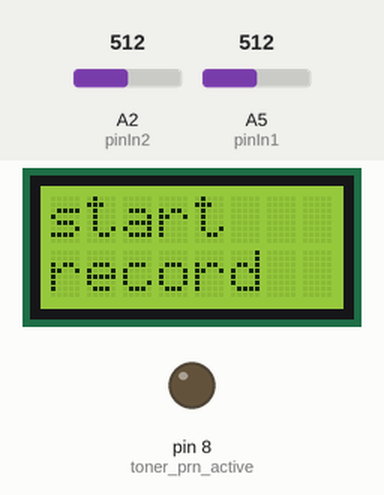
Simulated run of this sketch. Board: Arduino Uno, built with avr-gcc and run on an emulated ATmega328P. Parts: 8×2 character LCD, output pins drawn as LEDs (lit = HIGH). Inputs (shaded band) come from the test bench; at power-on: A5 (pinIn1) = 512, A2 (pinIn2) = 512. What the sketch prints to the serial monitor is not drawn.

Above: at 2.1 s.
At 10.6 s:
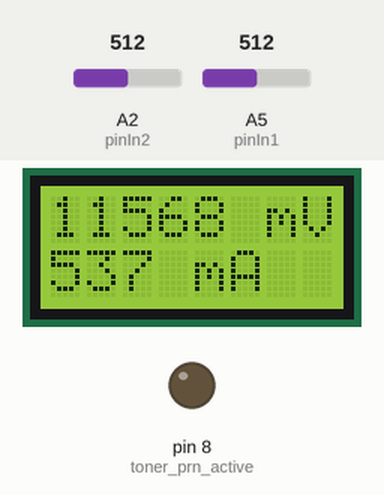
10.7 s: A5 (pinIn1) set to 329
At 13.2 s:
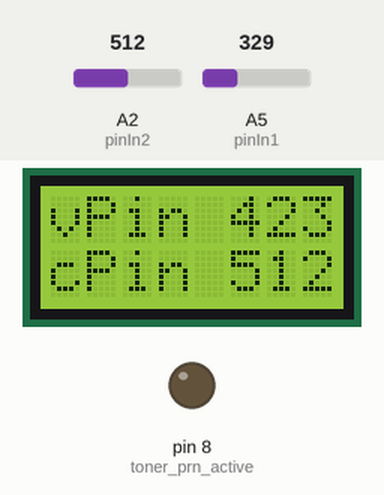
13.6 s: A5 (pinIn1) set to 303
At 15.2 s:
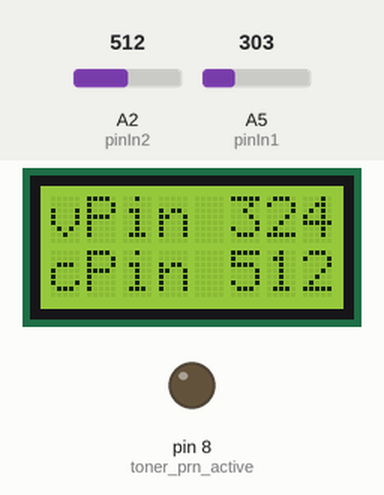
Timing chart, 0 to 34.7 s (numbered marks = the images above; inputs shaded):
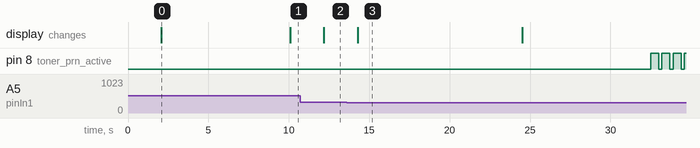

Measured:
- after the input at 10.7 s, the display: changes after 1.5 s (image 2)
- what the display in image 0 shows lasts 8.0 s, from 2.1 s to 10.1 s

The sketch:

voltageSamplerB7.ino
```cpp
/*
  VoltageSamplerB7, modif of VoltageSamplerB6 for serial output to Proc sketch
   of Lion batt dc

  -- just the numbers for min,mV,mA

  -- converts 0-5 v from diff. op-amps to read ~11.4-12.4 v from batt source
  and Rcurr drop to current draw; [calib phase for V in setup]; Curr map params
  come from previous calib sketch -- do that first with current Rc and load Rl
  being used
*/


unsigned long starTime;  // starting time for discharge, msec, (global) used in setup and printVals fx
unsigned long prevTime;  // initially = starTime, updated with each printVals, (global, same reason)

const int targVolt = 11400; // discharge target in mV, varies with batt type, depth you want;


// for 8x2 LCD, include the library
#include <LiquidCrystal.h>
// initialize new lcd object with the Arduino pins
LiquidCrystal lcd(12, 11, 4, 5, 6, 7); // lib is smart enough to know if you're using 4 or 8 pins

#define pinIn1 A5          // pin to read test batt voltage via op-amplification
#define pinIn2 A2          // pin to read curr sense voltage across Rc via op-amplification

int mapA = 414;      // default V map params, A for 11.4, B for 12.4
int mapB = 997; // w/ VR set to 10.60 v

//int mapC = 640;      // empiric C map params, pinIn2 to dc current mA
//int mapD = 928;      // these are values from calib using 2 ohm Rc and Rl 8.6
//int mapE = 650;      // using curr calib sketch; C&D are AR pin values
//int mapF = 880;      // E&F are corresponding measured currents

//int mapC =720;      // empiric C map params, pinIn2 to disch current mA
//int mapD = 978;     // these are values from calib using 2 ohm Rc and Rl 10.5
//int mapE = 700;     // using curr calib sketch; C&D are AR pin values
//int mapF = 900;     // E&F are corresponding measured current

//int mapC =740;      // empiric C map params, pinIn2 to disch current mA
//int mapD = 1000;     // these are values from calib using 2 ohm Rc and Rl 12.5
//int mapE = 700;     // using curr calib sketch; C&D are AR pin values
//int mapF = 900;     // E&F are corresponding measured currents

int mapC = 339;      // empiric C map params, pinIn2 to disch current mA
int mapD = 844;     // these are values from calib using 2 ohm Rc and total Rl 14
int mapE = 400;     // using curr calib sketch; C&D are AR pin values
int mapF = 800;     // E&F are corresponding measured currents

//int mapC = 210;      // empiric Curr map params, pinIn2 to dc current mA
//int mapD = 656;      // these are values from calib using 2.0 ohm Rc and Rl 16
//int mapE = 300;      // using curr calib sketch; C&D are AR pin values
//int mapF = 650;    	 // E&F are corresponding measured currents

//int mapC = 230;      // empiric Curr map params, pinIn2 to dc current mA
//int mapD = 596;      // these are values from calib using 2.0 ohm Rc and Rl 18.5
//int mapE = 300;      // using curr calib sketch; C&D are AR pin values
//int mapF = 560;       // E&F are corresponding measured currents

//int mapC = 109;       // empiric C map params, pinIn2 to dc current mA
//int mapD = 320;       // these are values from calib using 2.0 ohm Rc and Rl 27
//int mapE = 200;       // using curr calib sketch; C&D are AR pin values
//int mapF = 400;       // E&F are corresponding measured currents

//int mapC = 125;      // empiric C map params, pinIn2 to dc current mA
//int mapD = 466;      // these are values from calib using 2.7 ohm Rc and Rl 35
//int mapE = 150;      // using curr calib sketch; C&D are AR pin values
//int mapF = 300;    	 // E&F are corresponding measured currents

//int mapC = 121;      // empiric C map params, pinIn2 to dc current mA
//int mapD = 625;     // these are values from calib using 5 ohm Rc and 36 Rl(adj+2+5 in series)
//int mapE = 80;      // using curr calib sketch; C&D are AR pin values
//int mapF = 250;     // E&F are corresponding measured currents

float newVavg;
float prevVavg;         // voltage globals, used in MA calc in setup calib and loop readout
float indxVavg;

float newCavg;
float prevCavg;         // current globals, used in setup and loop
float indxCavg;

// ************************************

void setup()   // check & calibrate voltage readout, if OK sets starTime for dc readout
{
  Serial.begin(9600);
  // set up the LCD's number of columns and rows:
  lcd.begin(8, 2);

  // first send adjustable voltage to op-amp/ardu, check if readout is accurate
  // if not get new params for map; if OK, exit to readout phase
  int voltage;         // local vars, just used in setup
  int current;
  pinMode(pinIn1, INPUT);  // anal pin to read batt V
  pinMode(pinIn2, INPUT);  // anal pin to read curr sense V
  pinMode(8, OUTPUT);  // toner prn active
  delay(2000);         // wait to get first samples

  prevVavg = analogRead(pinIn1);  // just a starting place for the MA of voltage
  indxVavg = prevVavg;         // start the same, but indxVavg only updates if newVavg
  // is different & prints

  prevCavg = analogRead(pinIn2);
  indxCavg = prevCavg;

  // print to 2 lines of LCD, if it's present
  lcd.clear();  // first clear screen and set the cursor to (0,0)
  lcd.print("start");
  lcd.setCursor(0, 1);  // second line
  lcd.print("record");

  // put calib input (adj V w/ pot) to op-amp and print raw AR and calc V
  // curr map calib using sketch: ReadAnalCurrMap, before doing this
  //  Serial.println("printing pin reading & calcul batt V;");
  //  Serial.println("type x if accurate, m to enter new V map params");
  // x will exit setup, begin recording

  // ************************************

  //  do   // it at least once
  //  {
  //    static byte i = 1;   // so the 'do' prints once at least
  //    readPinAvg();    // gets new_avg of V, C pins over 2 sec., updates globals
  //
  //    // convert analog reading (0 - 1023) to a voltage (11.5-13) using map params
  //    voltage = map(newVavg, mapA, mapB, 11500, 13000); // in mV, resolves ~2 mV
  //    // convert analog reading (0 - 1023) to current via amplified voltage (0-1.9 across Rc)
  //    current = map(newCavg, mapC, mapD, mapE, mapF); // map AR ticks to current (mA) -- drop at Rc
  //
  //    // print a new MA if pinRead changed, reset indexes; or if 1st loop
  //    if ((newVavg != indxVavg) || (i == 1))
  //    {
  //      Serial.print("pin sees= ");
  //      Serial.print(newVavg);
  //      Serial.print(" calc V= ");
  //      Serial.print(voltage);
  //      Serial.print("  ");
  //      Serial.print(current);
  //      Serial.println("  mA");
  //      indxVavg = newVavg;
  //      indxCavg = newCavg;
  //      i++;
  //    }
  //  }  // end do/while no serial input -- you either like the params or want to enter new ones now
  //  while (!Serial.available()); // while no serial input, keep doing the do
  //
  // ************************************

  //  Serial.println("calib done; connect batt, type any letter to start data collection");
  //  delay(50);  //flaky reading of chars unless some delay
  //  while (!Serial.available()); // while, you wait, for batt connection
  // when something typed, wait 5 seconds, get the first batt reading, init starTime
  delay(1000);
  prevVavg = analogRead(pinIn1);
  prevCavg = analogRead(pinIn2);
  for (int i = 0; i < 10; i++) // average for few seconds to stabilize
  {
    int pin1Sees = (analogRead(pinIn1));    // AR the pin sees
    newVavg = (float)pin1Sees * 0.2 + 0.8 * prevVavg; //update expon moving average of AR
    prevVavg = newVavg;

    // read the curr pin, use moving average to stabilize
    int pin2Sees = analogRead(pinIn2);
    newCavg = (float)pin2Sees * 0.2 + 0.8 * prevCavg; // update expon moving average of AR
    prevCavg = newCavg;   //  after loop x 10 goes on from here
    delay(300);
  }  //end for

  // convert analog reading (0 - 1023) to batt voltage (11.5-13) using map params
  voltage = map(newVavg, mapA, mapB, 11400, 12400); // in mV, resolves ~2 mV
  // convert analog reading (0 - 1023) to current (via amplified voltage (0-1.9 across Rc)
  current = map(newCavg, mapC, mapD, mapE, mapF); // map AR ticks to current (mA) for X ohm Rc

  starTime = millis();     // start of data collection, set once
  prevTime = starTime;    // set once here, then reset by each print job
  printVals(voltage, current);   // need starTime defined, now print first time/value set
}    //end setup


/**************************/

void loop()   // read the batt volt, print elapsed time & values, more often as target approached
{
  static boolean done = 0;       // i.e. 0 = not done yet, init to 0 first loop only
  static boolean watch = 0;     // whether to continue plot after target reached, set once
  static boolean pinPrint = 0;  // print pinreads or V/C
  static unsigned long interval = 0; // used in various repeats

  // read the analog input pin
  readPinAvg();  // gets MA x5 of V, C pins, puts it in new_avg global float variables

  // convert analog reading (0 - 1023) to a voltage (11.5-13) using map params
  int battVolt = map(newVavg, mapA, mapB, 11400, 12400); // in mV, resolves ~2 mV
  int battCurr = map(newCavg, mapC, mapD, mapE, mapF); // same for current

  static int baseVolt = battVolt;          // batt V in mV when we started discharging, set once
  static int battRange = (baseVolt - targVolt);  // range from starting high point to target V, set once
  //              Serial.println (battRange);          // should stay fixed
  //              Serial.print("done yet? "); Serial.println(done);

  /**************************/

  while (done != 1) // do this until done is true (target V reached), bypassed when done
  { // repeats q 2 sec because of pinAvg reading delays

    // 2 local vars, only used here, will determine whether to print or wait
    interval = (millis() - prevTime);   // ms. elapsed since loop start or last printVal job
    int deltaV;           // how far present V is above target in mV

    // Serial.print("interval now  "); Serial.println (interval);

    // refresh battVolt 'while looping'
    readPinAvg();  // gets average of V, C pins, puts them in new_avg global variables
    // takes 2 sec.
    battVolt = map(newVavg, mapA, mapB, 11400, 12400); // in mV, resolves ~2 mV
    battCurr = map(newCavg, mapC, mapD, mapE, mapF);
    //  Serial.println("main loop just read battV");
    if (pinPrint == 0)
    { // print V/C to 2 lines of LCD, if it's present, every 2.5 sec, while+readPin delay
      lcd.clear();  // first clear screen and set the cursor to (0,0)
      lcd.print(battVolt);
      lcd.print(" mV");  // the averaged voltage
      lcd.setCursor(0, 1);  // second line
      lcd.print(battCurr);
      lcd.print(" mA");
    }
    else
    { // print raw pin reads to LCD
      lcd.clear();  // first clear screen
      lcd.print("vPin " + String(round(newVavg)));
      lcd.setCursor(0, 1);  // second line
      lcd.print("cPin " + String(round(newCavg)));
    }
    pinPrint = !pinPrint;  // invert value, so LCD alternates showing V/C and pinVals

    deltaV  = (battVolt - targVolt);  //  how far batt is from target now
    //   Serial.print("delta  "); Serial.println(deltaV);         // should drop as batt dc's

    // rounding should give nearest integer to product
    if ( (deltaV > round(battRange * 0.25)) && (interval >= 1 * 60000) )
      printVals(battVolt, battCurr);   //print every 1 min in this range

    if ( (deltaV <= round(battRange * 0.25)) && (deltaV > round(battRange * 0.13)) && (interval >= 0.5 * 60000) )
      printVals(battVolt, battCurr);   //print every 0.5 min

    if ( (deltaV <= round(battRange * 0.13)) && (deltaV > round(battRange * 0.06)) && (interval >= 0.5 * 60000) )
      printVals(battVolt, battCurr);   //print every .5 min

    if ( (deltaV <= round(battRange * 0.06)) && (deltaV >= 1) && (interval >= 0.5 * 60000))
      printVals(battVolt, battCurr);   //print every 0.5 min

    if (deltaV < 1)     // target V reached
    {
      done = 1;        // stops while loop cycling, exits to main loop
      break;
    }
    //    if (abs(prevCavg - newCavg) >= 2)   // also monitor dc current, adjust prn
    //    {
    //      printVals(battVolt,battCurr);
    //    }

    delay(100);      // while, you wait

  }  // end while loop, must be done   // Serial.println("exit while loop");

  /**************************/
  // after the while, main loop does these

  interval = (millis() - prevTime);   // ms. elapsed since various things happened

  if (pinPrint == 0)
  { // print V/C to 2 lines of LCD, if it's present, every 2.5 sec, while+readPin delay
    lcd.clear();  // first clear screen and set the cursor to (0,0)
    lcd.print(battVolt);
    lcd.print(" mV");  // the averaged voltage
    lcd.setCursor(0, 1);  // second line
    lcd.print(battCurr);
    lcd.print(" mA");
  }
  else
  { // print raw pin reads to LCD
    lcd.clear();  // first clear screen
    lcd.print("vPin " + String(round(newVavg)));
    lcd.setCursor(0, 1);  // second line
    lcd.print("cPin " + String(round(newCavg)));
  }
  pinPrint = !pinPrint;  // invert value

  if (done == 1 && watch == 0)  // main loop does this block when done is true and not watching
  { // print a fresh value
    // Serial.print("elapsed min.= "), Serial.println((millis() - starTime) / 60000);
    // Serial.print(battVolt);
    Serial.println("discharge target reached");
    delay(3000);
    Serial.println ("for extended dc type e immediately");
    delay(5000);
    if (Serial.read() == 'e')
    {
      Serial.println("values print every 1 min.");
      watch = 1;
    }

    if (watch == 0  && interval > 18000)  // beep if not watching
    {
      for (byte i = 0; i <= 5; i++) // beep x 5 (for 2 sec) every 20 sec
        //      {
        //        tone(8, 2700);   // don't need pin config for toner
        //        delay(500);
        //        noTone(8);
        //        delay(200);
        //      } // end tone
      { // active piezo beeper just needs voltage
        digitalWrite(8, HIGH);   //  need pin config for digiWrite to work
        delay(500);
        digitalWrite(8, LOW);
        delay(200);
      } // end tone loop
      prevTime = millis();
    } // end if no watch

  }  //end if done & no watch

  if (done == 1 && watch == 1)  // main loop does this if watch = 1
  {
    interval = (millis() - prevTime);   // ms. elapsed since last printVal job
    // refresh values
    readPinAvg();  // gets average of V, C pins, puts them in new_avg global variables

    int battVolt = map(newVavg, mapA, mapB, 11400, 12400);
    int battCurr = map(newCavg, mapC, mapD, mapE, mapF);

    if (pinPrint == 0)
    { // print V/C to 2 lines of LCD, if it's present, every 2.5 sec, while+readPin delay
      lcd.clear();  // first clear screen and set the cursor to (0,0)
      lcd.print(battVolt);
      lcd.print(" mV");  // the averaged voltage
      lcd.setCursor(0, 1);  // second line
      lcd.print(battCurr);
      lcd.print(" mA");
    }
    else
    { // print raw pin reads to LCD
      lcd.clear();  // first clear screen
      lcd.print("vPin " + String(round(newVavg)));
      lcd.setCursor(0, 1);  // second line
      lcd.print("cPin " + String(round(newCavg)));
    }
    pinPrint = !pinPrint;  // invert value
    if (interval >=  60000) printVals(battVolt, battCurr); // print to ser mon every min

  }  // end if done and watching

  delay(200);     // no reason to main loop any faster

}  //end main loop

void readPinAvg()
{ // average 5 pin readings, update globals (new_avg) for C and V
  prevVavg = analogRead(pinIn1);      //just a starting place for the MA of V,C
  prevCavg = analogRead(pinIn2);
  for (int i = 0; i < 5; i++) // get average of 5 readings over ~2 sec.
  {
    int pin1Sees = analogRead(pinIn1);
    newVavg = (float)pin1Sees * 0.2 + 0.8 * prevVavg; // update expon moving average of voltage AR
    prevVavg = newVavg;

    int pin2Sees = analogRead(pinIn2);
    newCavg = (float)pin2Sees * 0.2 + 0.8 * prevCavg; // update expon MA of curr AR
    prevCavg = newCavg;

    delay(400);
  }  // end for
}  // end readPin

// *******************************
// mod for serial output to Proc sketch
// prints elapsed min, mV, mA, resets prevTime to print @ intervals
void printVals(int battV, int curr)
{
  // Serial.print("elapsed min.= ");
  Serial.print((millis() - starTime) / 60000);
  Serial.print(",");
  Serial.print(battV);
  Serial.print(",");
  Serial.println(curr);
  prevTime = millis();
}  //end printVals

//void printVals(int battV, int curr)   //prints batt in mV, current in mA, resets prevTime
//{
//  Serial.print("elapsed min.= ");
//  Serial.print((millis() - starTime) / 60000);
//  //  Serial.print(" "); Serial.print("AnalRead= "); Serial.println(pinSees);
//  Serial.print("  batt= ");
//  Serial.print(battV);
//  Serial.print(" mV  ");
//  Serial.print("curr= ");
//  Serial.print(curr);
//  Serial.println(" mA");
//  prevTime = millis();
//}  //end printVals
```
